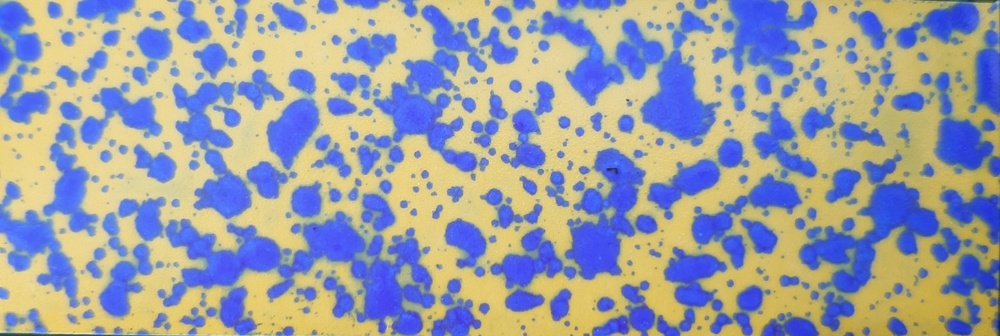
#> input picture Image_processing_project/image_3.jpeg, 1000 x 336 px, shrunk from 1600 x 537 before the run
$ jupyter execute Drip_separator_3.ipynb
#> lines starting #> are read from the running program, lines starting #| are printed output that depends on the picture; after the words box and inside, x2 and y2 are one past the last pixel; in counts of white or black regions, pixels touching at a corner belong together
[cell 1]
import matplotlib.pyplot as plt
import numpy as np
import cv2

[cell 2]
# using plt so image is shown in the notebook
img = cv2.imread('image_3.jpeg')
#> img is the input picture: shape (336, 1000, 3); mean B, G, R 167, 157.4, 154.7
example_img = img[:, :, -1]
plt.imshow(example_img)

[cell 3]
# image processing techniques to enhace image quality
from PIL import ImageFilter
from PIL import ImageEnhance

def smooth_image(img):
    return img.filter(ImageFilter.SMOOTH)

def enhance_image(img):
    return img.filter(ImageFilter.SHARPEN)

def adjust_brightness_contrast(img, brightness, contrast):
#> called with brightness = 0.8, contrast = 0.85
    enhancer = ImageEnhance.Brightness(img)
    img = enhancer.enhance(brightness)
#> img: PIL image 1000x336 RGB
    enhancer = ImageEnhance.Contrast(img)
    img = enhancer.enhance(contrast)
    return img

def adjust_saturation(img, saturation):
    enhancer = ImageEnhance.Color(img)
    img = enhancer.enhance(saturation)
    return img

def remove_noise(img):
    return cv2.fastNlMeansDenoisingColored(img, None, 10, 10, 7, 21)
#> returned value: shape (336, 1000, 3)

def enhance_edges(img):
    return cv2.Canny(img, 100, 200)
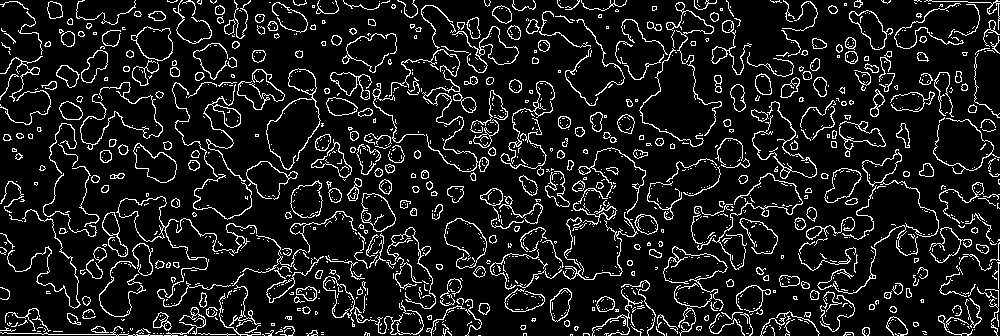
#> returned value: shape (336, 1000); 10.5% white in thin lines or dots

def equalize_histogram(img):
    img_gray = cv2.cvtColor(img, cv2.COLOR_BGR2GRAY)
    return cv2.equalizeHist(img_gray)

[cell 4]
import cv2
import numpy as np
from PIL import Image

image = cv2.imread('image_3.jpeg')
cv2.imshow('Original Image', image)
cv2.waitKey(0)
cv2.destroyAllWindows()


smoothed_image = smooth_image(Image.fromarray(image))
cv2.imshow('Smoothed Image', cv2.cvtColor(np.array(smoothed_image), cv2.COLOR_RGB2BGR))
cv2.waitKey(0)
cv2.destroyAllWindows()

# parameters have been adjusted
# use the adjusted_image to verify if this version has better results
pil_image = Image.fromarray(image)
adjusted_image = adjust_brightness_contrast(pil_image, 0.8, 0.85)
cv2.imshow('Adjusted Image', cv2.cvtColor(np.array(adjusted_image), cv2.COLOR_RGB2BGR))
cv2.waitKey(0)
cv2.destroyAllWindows()

# remove noise from the image
noise_removed_image = remove_noise(np.array(image))
cv2.imshow('Noise Removed Image', noise_removed_image)
cv2.waitKey(0)
cv2.destroyAllWindows()

# enhance edges of the image
edges_enhanced_image = enhance_edges(image)
cv2.imshow('Image with Enhanced Edges', edges_enhanced_image)
cv2.waitKey(0)
cv2.destroyAllWindows()

# equalize histogram of the image
equalized_image = equalize_histogram(image)
cv2.imshow('Equalized Image', equalized_image)
cv2.waitKey(0)
cv2.destroyAllWindows()

[cell 5]
# splitting channels
b, g, r = cv2.split(img)

zeros = np.zeros_like(r)

# show only red channel as grayscale
red_channel = cv2.merge([zeros, zeros, r])
cv2.imshow("Red Channel", red_channel)

green_channel = cv2.merge([zeros, g, zeros])
cv2.imshow("Green Channel", green_channel)

blue_channel = cv2.merge([b, zeros, zeros])
cv2.imshow("Blue Channel", blue_channel)

cv2.waitKey(0)
cv2.destroyAllWindows()

[cell 6]
# converting red_channel into grayscale
g_img = cv2.cvtColor(red_channel, cv2.COLOR_BGR2GRAY)
cv2.imshow('Grayscale Red Channel', g_img)
cv2.waitKey(0)
cv2.destroyAllWindows()

[cell 7]
# turning the grayscale image of the red channel into a binary image

threshold_value = 47  # adjust this value as needed
_, binary_mask = cv2.threshold(g_img, threshold_value, 255, cv2.THRESH_BINARY)
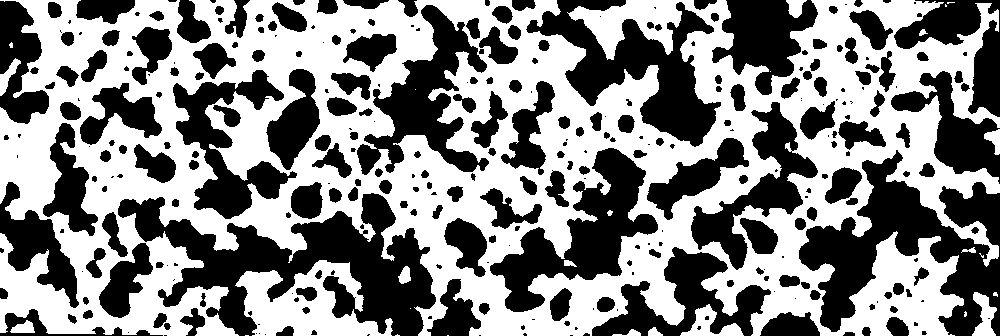
#> binary_mask: shape (336, 1000); 53.1% white; 314 black regions (112 under 20 px), largest, box (x1, y1, x2, y2) and area: (118, 193, 436, 336) 18936, (799, 150, 1000, 336) 15796, (526, 0, 721, 147) 10806

# invert the binary mask to highlight dark gray values
inverted_mask = cv2.bitwise_not(binary_mask)
#> inverted_mask: shape (336, 1000); 46.9% white; 314 white regions (112 under 20 px)

cv2.imshow("Inverted Mask", inverted_mask)
cv2.waitKey(0)
cv2.destroyAllWindows()

[cell 8]
# finding contours in the image
contours, _ = cv2.findContours(inverted_mask, cv2.RETR_EXTERNAL, cv2.CHAIN_APPROX_SIMPLE)
#> contours = 314 contours, 139 with area under 20; largest, box (x1, y1, x2, y2) and area: (118, 193, 436, 336) 18225, (799, 150, 1000, 336) 15180, (526, 0, 721, 147) 10303, (490, 148, 658, 312) 9514, (357, 5, 489, 175) 7712
print("Number of drips:", len(contours))
#| Number of drips: 314

# copy of the original processed image in BGR to draw the detected contours
contour_image = cv2.cvtColor(inverted_mask, cv2.COLOR_GRAY2BGR)

# draw contours as red lines
cv2.drawContours(contour_image, contours, -1, (0, 0, 255), 2)

cv2.imshow('Contour image', contour_image)
cv2.waitKey(0)
cv2.destroyAllWindows()

[cell 9]
# erode small drips from image
kernel = np.ones((2, 2), np.uint8)
erosion = cv2.erode(inverted_mask, kernel, iterations=1)
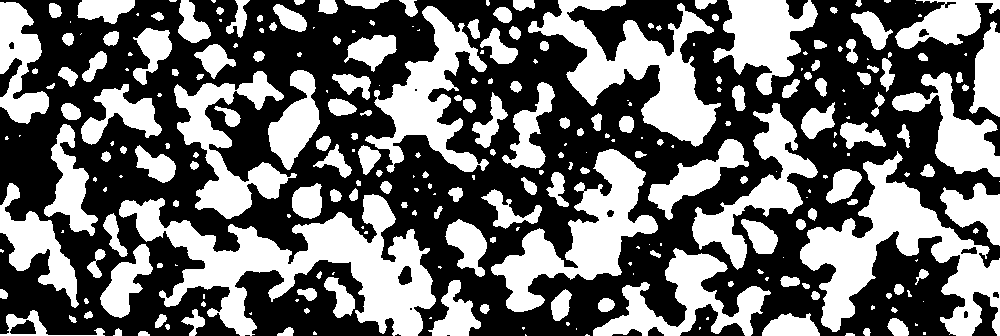
#> erosion: shape (336, 1000); 42.7% white; 274 white regions (95 under 20 px)
cv2.imshow("Erosion", erosion)
cv2.waitKey(0)
cv2.destroyAllWindows()

contours, _ = cv2.findContours(erosion, cv2.RETR_EXTERNAL, cv2.CHAIN_APPROX_SIMPLE)
#> contours = 274 contours, 124 with area under 20; largest, box (x1, y1, x2, y2) and area: (119, 194, 436, 336) 16420, (800, 151, 1000, 336) 12330, (528, 0, 721, 147) 9662, (491, 149, 658, 312) 8871, (365, 6, 489, 173) 6668
print("Number of drips:", len(contours))
#| Number of drips: 274

# copy of the original processed image in BGR to draw the detected contours
contour_image = cv2.cvtColor(erosion, cv2.COLOR_GRAY2BGR)
#> contour_image: shape (336, 1000, 3); 42.7% white; 274 white regions (95 under 20 px), largest, box (x1, y1, x2, y2) and area: (119, 194, 436, 336) 17028, (800, 151, 1000, 336) 12788, (528, 0, 721, 147) 10166

# draw contours as red lines
cv2.drawContours(contour_image, contours, -1, (0, 0, 255), 2)

cv2.imshow('Contour image', contour_image)
cv2.waitKey(0)
cv2.destroyAllWindows()

[cell 10]
erosion2 = cv2.erode(erosion, kernel, iterations=1)
#> erosion2: shape (336, 1000); 38.7% white; 268 white regions (115 under 20 px)
cv2.imshow("Erosion", erosion2)
cv2.waitKey(0)
cv2.destroyAllWindows()

contours2, _ = cv2.findContours(erosion2, cv2.RETR_EXTERNAL, cv2.CHAIN_APPROX_SIMPLE)
#> contours2 = 268 contours, 133 with area under 20; largest, box (x1, y1, x2, y2) and area: (120, 195, 436, 336) 15278, (801, 154, 1000, 336) 11488, (529, 0, 721, 146) 9027, (492, 150, 658, 312) 8274, (366, 7, 487, 172) 5994
print("Number of drips:", len(contours2))
#| Number of drips: 268

# copy of the original processed image in BGR to draw the detected contours
contour_image2 = cv2.cvtColor(erosion2, cv2.COLOR_GRAY2BGR)
#> contour_image2: shape (336, 1000, 3); 38.7% white; 268 white regions (115 under 20 px), largest, box (x1, y1, x2, y2) and area: (120, 195, 436, 336) 15828, (801, 154, 1000, 336) 11934, (529, 0, 721, 146) 9530

# draw contours as red lines
cv2.drawContours(contour_image2, contours2, -1, (0, 0, 255), 2)
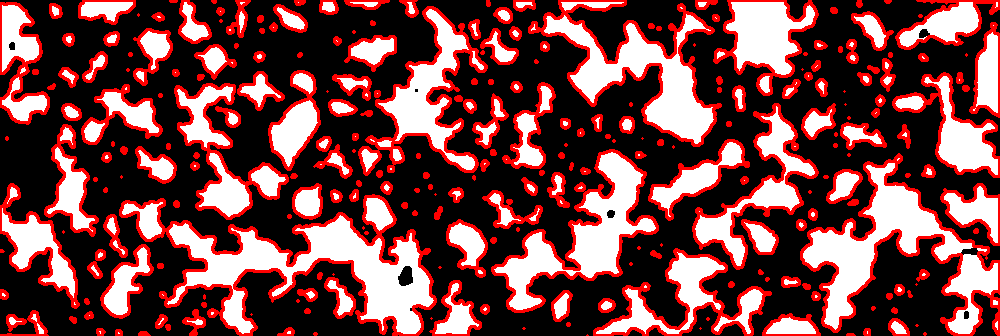
#> contour_image2: shape (336, 1000, 3); mean B, G, R 67.9, 67.9, 118.1

cv2.imshow('Contour image', contour_image2)
cv2.waitKey(0)
cv2.destroyAllWindows()

[cell 11]
erosion3 = cv2.erode(erosion2, kernel, iterations=1)
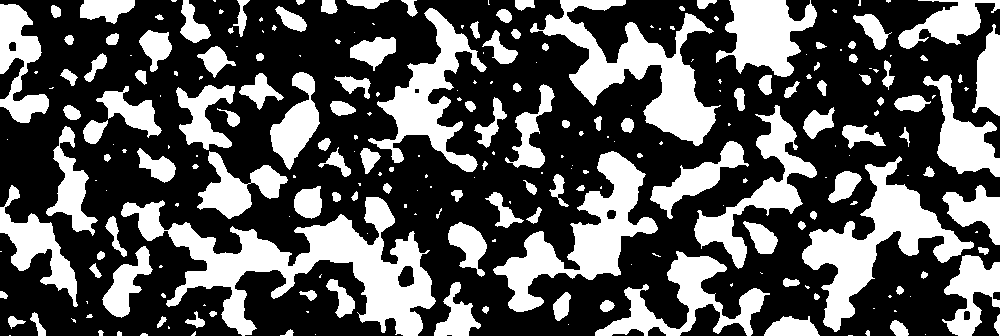
#> erosion3: shape (336, 1000); 34.9% white; 251 white regions (112 under 20 px)
cv2.imshow("Erosion", erosion3)
cv2.waitKey(0)
cv2.destroyAllWindows()

contours3, _ = cv2.findContours(erosion3, cv2.RETR_EXTERNAL, cv2.CHAIN_APPROX_SIMPLE)
#> contours3 = 251 contours, 128 with area under 20; largest, box (x1, y1, x2, y2) and area: (121, 197, 436, 336) 14185, (530, 0, 721, 146) 8382, (802, 156, 974, 332) 8166, (493, 151, 658, 312) 7742, (368, 8, 487, 172) 5460
print("Number of drips:", len(contours3))
#| Number of drips: 251

# copy of the original processed image in BGR to draw the detected contours
contour_image3 = cv2.cvtColor(erosion3, cv2.COLOR_GRAY2BGR)
#> contour_image3: shape (336, 1000, 3); 34.9% white; 251 white regions (112 under 20 px), largest, box (x1, y1, x2, y2) and area: (121, 197, 436, 336) 14697, (530, 0, 721, 146) 8859, (802, 156, 974, 332) 8556

# draw contours as red lines
cv2.drawContours(contour_image3, contours3, -1, (0, 0, 255), 2)
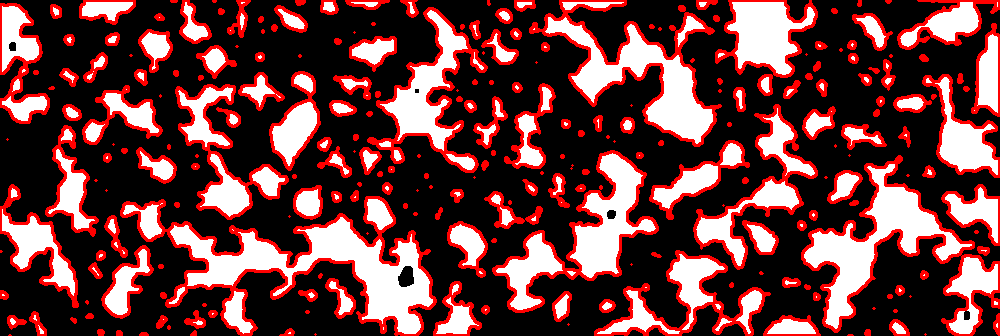
#> contour_image3: shape (336, 1000, 3); mean B, G, R 60.6, 60.6, 107.1

cv2.imshow('Contour image', contour_image3)
cv2.waitKey(0)
cv2.destroyAllWindows()

[cell 12]
erosion4 = cv2.erode(erosion3, kernel, iterations=1)
#> erosion4: shape (336, 1000); 31.5% white; 221 white regions (93 under 20 px)
cv2.imshow("Erosion", erosion4)
cv2.waitKey(0)
cv2.destroyAllWindows()

contours4, _ = cv2.findContours(erosion4, cv2.RETR_EXTERNAL, cv2.CHAIN_APPROX_SIMPLE)
#> contours4 = 221 contours, 105 with area under 20; largest, box (x1, y1, x2, y2) and area: (167, 198, 436, 336) 12388, (544, 0, 718, 146) 7778, (803, 158, 974, 332) 7632, (494, 152, 658, 312) 7228, (369, 9, 486, 172) 4946
print("Number of drips:", len(contours4))
#| Number of drips: 221

# copy of the original processed image in BGR to draw the detected contours
contour_image4 = cv2.cvtColor(erosion4, cv2.COLOR_GRAY2BGR)
#> contour_image4: shape (336, 1000, 3); 31.5% white; 221 white regions (93 under 20 px), largest, box (x1, y1, x2, y2) and area: (167, 198, 436, 336) 12772, (544, 0, 718, 146) 8234, (803, 158, 974, 332) 8018

# draw contours as red lines
cv2.drawContours(contour_image4, contours4, -1, (0, 0, 255), 2)
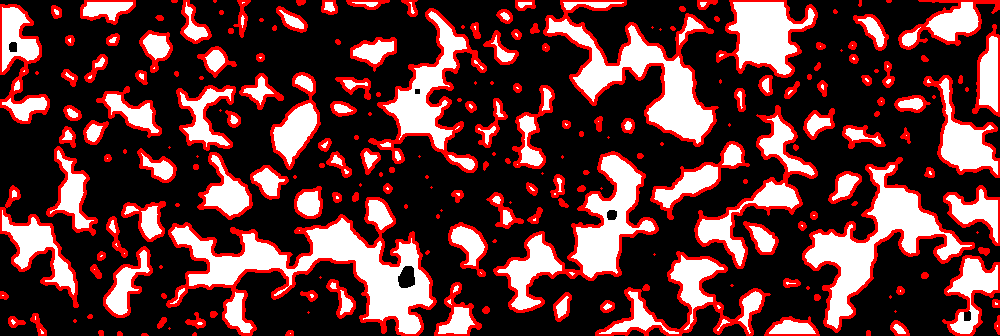
#> contour_image4: shape (336, 1000, 3); mean B, G, R 54, 54, 96.8

cv2.imshow('Contour image', contour_image4)
cv2.waitKey(0)
cv2.destroyAllWindows()

[cell 13]
erosion5 = cv2.erode(erosion4, kernel, iterations=1)
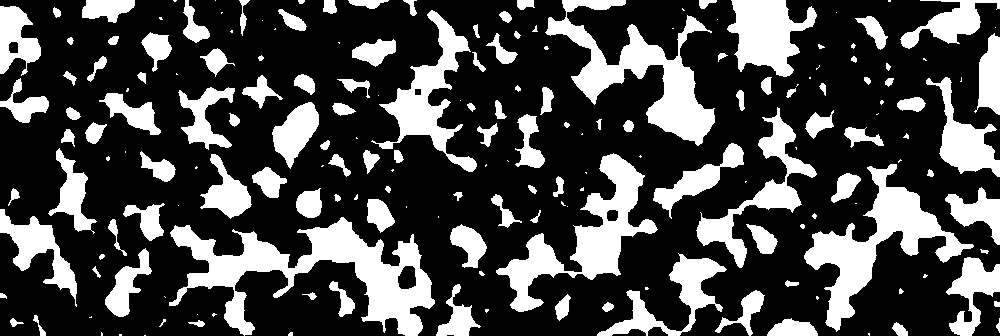
#> erosion5: shape (336, 1000); 28.3% white; 188 white regions (65 under 20 px)
cv2.imshow("Erosion", erosion5)
cv2.waitKey(0)
cv2.destroyAllWindows()

contours5, _ = cv2.findContours(erosion5, cv2.RETR_EXTERNAL, cv2.CHAIN_APPROX_SIMPLE)
#> contours5 = 188 contours, 79 with area under 20; largest, box (x1, y1, x2, y2) and area: (169, 217, 435, 336) 10926, (545, 0, 715, 146) 7227, (804, 164, 974, 332) 7106, (496, 153, 658, 312) 6721, (371, 10, 477, 172) 4298
print("Number of drips:", len(contours5))
#| Number of drips: 188

# copy of the original processed image in BGR to draw the detected contours
contour_image5 = cv2.cvtColor(erosion5, cv2.COLOR_GRAY2BGR)
#> contour_image5: shape (336, 1000, 3); 28.3% white; 188 white regions (65 under 20 px), largest, box (x1, y1, x2, y2) and area: (169, 217, 435, 336) 11215, (545, 0, 715, 146) 7680, (804, 164, 974, 332) 7483

# draw contours as red lines
cv2.drawContours(contour_image5, contours5, -1, (0, 0, 255), 2)
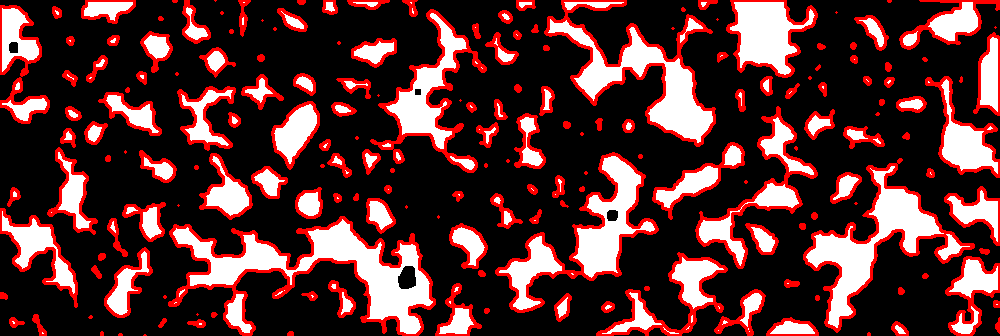
#> contour_image5: shape (336, 1000, 3); mean B, G, R 48, 48, 87.4

cv2.imshow('Contour image', contour_image5)
cv2.waitKey(0)
cv2.destroyAllWindows()

[cell 14]
# ERODE SMALL DRIPS AND COUNT
# THEN ERODE THE BIG DRIPS AND COUNT
# USE A FOR from now on (after erosion5)

#### New approach to enhace image quality

[cell 15]
# reading and saving image as binary using plt
# new approach to enhace binary image quality
plt.imshow(g_img, cmap='gray')
plt.axis('off')  # deactivate axis exhibition
plt.savefig('image_binary_plt.png', bbox_inches='tight', pad_inches=0)

[cell 16]
# open new binary image with cv2 as a grayscale image
new_img = cv2.imread('image_binary_plt.png', cv2.COLOR_RGB2BGR)
#> new_img: shape (166, 496, 3); min 11, max 242, mean 152.5
_, bin_img = cv2.threshold(new_img, 200, 255, cv2.THRESH_BINARY)
#> bin_img: shape (166, 496, 3); 35.3% white; 74 white regions (46 under 20 px), largest, box (x1, y1, x2, y2) and area: (97, 0, 388, 166) 15623, (0, 0, 117, 122) 5584, (0, 105, 102, 165) 2342
cv2.imshow("Binary PLT Image", bin_img)
cv2.waitKey(0)
cv2.destroyAllWindows()

[cell 17]
smoothed_image = smooth_image(Image.fromarray(new_img))
cv2.imshow('Smoothed Image', cv2.cvtColor(np.array(smoothed_image), cv2.COLOR_RGB2BGR))
cv2.waitKey(0)
cv2.destroyAllWindows()


pil_image = Image.fromarray(new_img)
adjusted_image = adjust_brightness_contrast(pil_image, 1.0, 1.2)
cv2.imshow('Adjusted Image', cv2.cvtColor(np.array(adjusted_image), cv2.COLOR_RGB2BGR))
cv2.waitKey(0)
cv2.destroyAllWindows()

# remove noise from the image
noise_removed_image = remove_noise(np.array(new_img))
cv2.imshow('Noise Removed Image', noise_removed_image)
cv2.waitKey(0)
cv2.destroyAllWindows()

# enhance edges of the image
# TRY:              USE THIS TO TRY TO FIND THE CONTOURS
edges_enhanced_image = enhance_edges(new_img)
#> in enhance_edges (call 2), `return cv2.Canny(img, 100, 200)`: returned value: shape (166, 496); 16.9% white in thin lines or dots
cv2.imshow('Image with Enhanced Edges', edges_enhanced_image)
cv2.waitKey(0)
cv2.destroyAllWindows()

# equalize histogram of the image
equalized_image = equalize_histogram(new_img)
cv2.imshow('Equalized Image', equalized_image)
cv2.waitKey(0)
cv2.destroyAllWindows()

[cell 18]
adjusted_image_array = np.array(adjusted_image)
_, bin_img = cv2.threshold(adjusted_image_array, 180, 255, cv2.THRESH_BINARY)
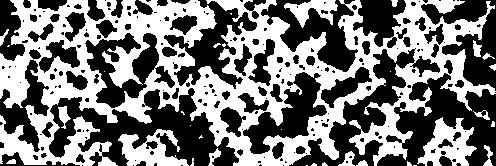
#> bin_img: shape (166, 496, 3); 47.3% white; 33 white regions (16 under 20 px), largest, box (x1, y1, x2, y2) and area: (0, 0, 496, 166) 34345, (417, 117, 477, 166) 1484, (118, 129, 189, 166) 1350

cv2.imshow("Binary Adjusted PLT Image", bin_img)
cv2.waitKey(0)
cv2.destroyAllWindows()

$ run again, with Image_processing_project/image_4.jpeg copied over Image_processing_project/image_3.jpeg
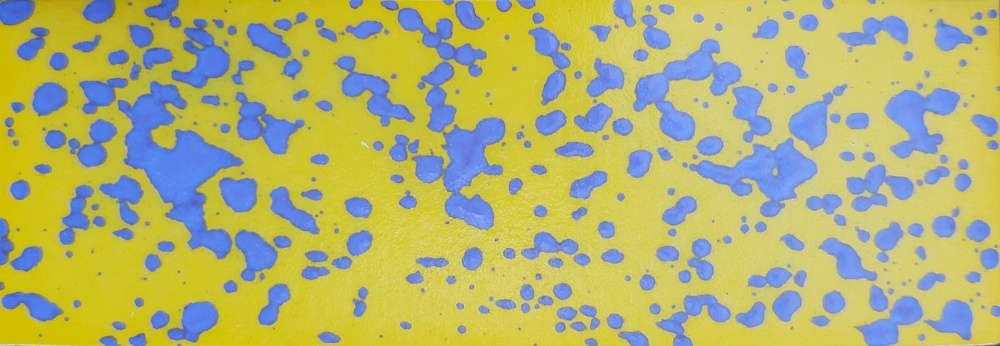
#> input picture Image_processing_project/image_4.jpeg, 1000 x 346 px, shrunk from 1600 x 553 before the run
#> img is the input picture: shape (346, 1000, 3); mean B, G, R 116.4, 179.6, 178.2
#> in enhance_edges, `return cv2.Canny(img, 100, 200)`:
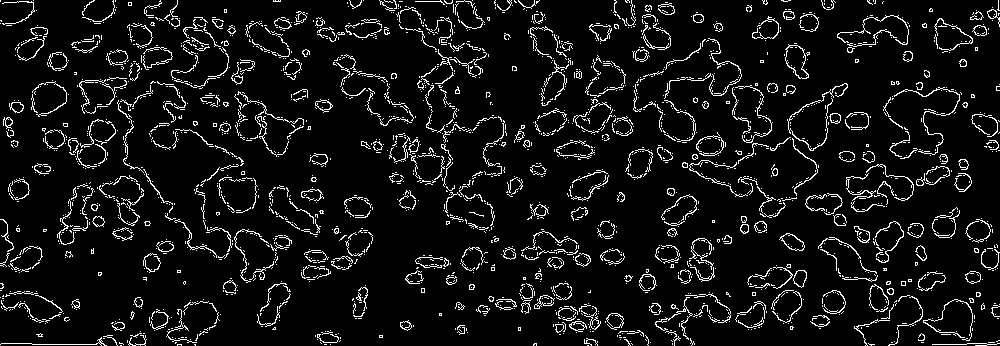
#> returned value: shape (346, 1000); 7.5% white in thin lines or dots
#> binary_mask: shape (346, 1000); 71% white; 300 black regions (88 under 20 px), largest, box (x1, y1, x2, y2) and area: (117, 80, 244, 259) 8938, (398, 8, 506, 230) 8450, (689, 138, 817, 217) 4306
#> inverted_mask: shape (346, 1000); 29% white; 300 white regions (88 under 20 px)
#> `contours, _ = cv2.findContours(inverted_mask, cv2.RETR_EXTERNAL, cv2.C..`: contours = 300 contours, 98 with area under 20; largest, box (x1, y1, x2, y2) and area: (117, 80, 244, 259) 8621, (398, 8, 506, 230) 7981, (689, 138, 817, 217) 4143, (633, 39, 741, 141) 3789, (885, 88, 960, 159) 2692
#| Number of drips: 300
#> erosion: shape (346, 1000); 25.8% white; 269 white regions (65 under 20 px)
#> `contours, _ = cv2.findContours(erosion, cv2.RETR_EXTERNAL, cv2.CHAIN_A..`: contours = 269 contours, 75 with area under 20; largest, box (x1, y1, x2, y2) and area: (118, 82, 243, 259) 8166, (399, 9, 506, 230) 7310, (691, 139, 817, 217) 3873, (634, 40, 741, 141) 3496, (886, 89, 960, 158) 2490
#| Number of drips: 269
#> erosion2: shape (346, 1000); 22.9% white; 240 white regions (50 under 20 px)
#> contours2 = 240 contours, 60 with area under 20; largest, box (x1, y1, x2, y2) and area: (119, 83, 243, 259) 7718, (414, 119, 505, 230) 4078, (692, 140, 817, 217) 3609, (635, 41, 741, 141) 3207, (400, 10, 487, 132) 2563
#| Number of drips: 240
#> erosion3: shape (346, 1000); 20.2% white; 222 white regions (42 under 20 px)
#> contours3 = 222 contours, 57 with area under 20; largest, box (x1, y1, x2, y2) and area: (121, 84, 242, 259) 7279, (416, 121, 505, 229) 3772, (693, 141, 817, 217) 3349, (636, 42, 741, 141) 2922, (401, 11, 486, 132) 2222
#| Number of drips: 222
#> erosion4: shape (346, 1000); 17.7% white; 216 white regions (51 under 20 px)
#> contours4 = 216 contours, 66 with area under 20; largest, box (x1, y1, x2, y2) and area: (122, 85, 242, 259) 6847, (418, 122, 505, 229) 3474, (694, 143, 817, 217) 3092, (638, 43, 741, 141) 2641, (890, 93, 960, 158) 1912
#| Number of drips: 216
#> erosion5: shape (346, 1000); 15.4% white; 208 white regions (59 under 20 px)
#> contours5 = 208 contours, 74 with area under 20; largest, box (x1, y1, x2, y2) and area: (123, 86, 242, 259) 6421, (420, 123, 505, 229) 3182, (696, 144, 817, 217) 2844, (639, 45, 741, 141) 2363, (891, 94, 959, 158) 1728
#| Number of drips: 208
#> img_gray: shape (171, 496)
#> `_, bin_img = cv2.threshold(adjusted_image_array, 180, 255, cv2.THRESH_..`:
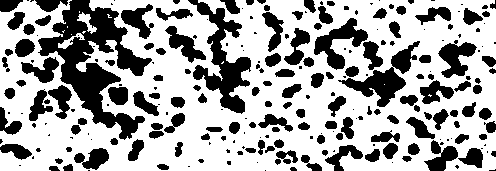
#> bin_img: shape (171, 496, 3); 65.3% white; 245 black regions (106 under 20 px), largest, box (x1, y1, x2, y2) and area: (38, 0, 152, 140) 5781, (188, 0, 251, 114) 2527, (338, 41, 420, 107) 1584
